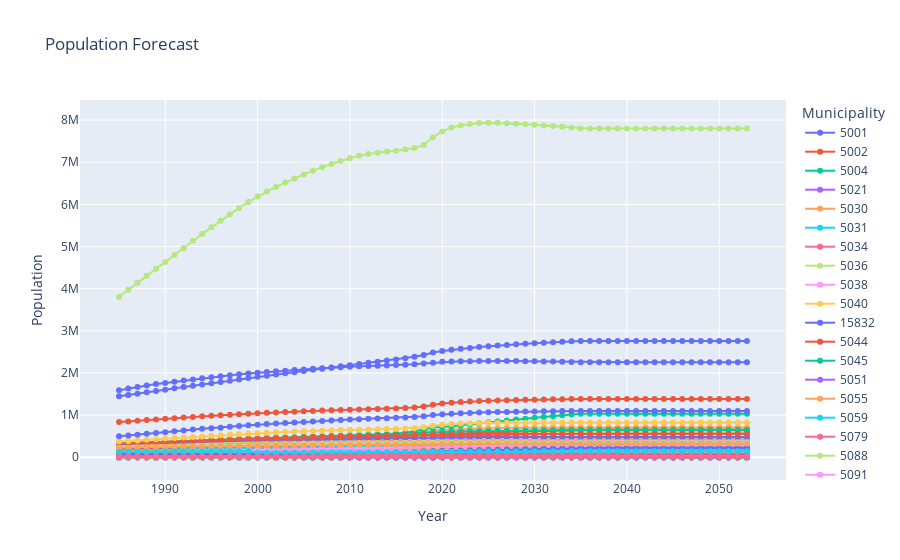

Notebook code for this chart:
### Markdown cell above
## 1. Demand Forecast

we are using the data from the population dataset that has the colombian census information since 1985 to 2035, the current year is 2024 and the last census was performed in 2018, the data was taken on december 2023 from the DANE web page.

First we need to check the current forecast, then use 4 ML algorithms and Deep Learning to create a new model. The Machine Learning algorithms are:
- Multiple Linear Regression.
- Regression Tree.
- Support Vector Machine.
- Random Forest Regression.

Then, we need the Mean Absolute Error (MAE) to compare the models. The best model will be used to forecast the demand for the next 30 years.

### Code cell
# ## 1. Demand Forecast

# 1. Demand Forecast
from pandas import RangeIndex


data = population.copy().iloc[:, 20:]
data = data.transpose()

# Standardize the data
scaler = StandardScaler()
data = pd.DataFrame(scaler.fit_transform(data), index=data.index, columns=data.columns)

# Split the data into train and test sets
train, test = train_test_split(data, test_size=0.2, random_state=0)

# List of models to evaluate
models = {
    "Multiple Linear Regression": LinearRegression(),
    "Regression Tree": DecisionTreeRegressor(
        max_depth=100, min_samples_split=2, min_samples_leaf=1
    ),
    "Support Vector Machine": SVR(C=1.0, kernel="rbf", gamma="scale"),
    # "Random Forest Regression 10, 5": RandomForestRegressor(
    #     n_estimators=10, max_depth=5, min_samples_split=2, min_samples_leaf=1
    # ),
    # "Random Forest Regression 100, 10": RandomForestRegressor(
    #     n_estimators=100, max_depth=10, min_samples_split=2, min_samples_leaf=1
    # ),
}

best_model = None
best_score = float("-inf")
results = {}

# Iterate over models
for model_name, model in models.items():
    start_time = time.time()
    mean_absolute_errors = []
    mean_squared_errors = []
    r2_scores = []

    # For each column in the data
    for column in data.columns:
        model.fit(train.index.values.reshape(-1, 1), train[column])
        predictions = model.predict(test.index.values.reshape(-1, 1))
        mean_absolute_errors.append(mean_absolute_error(test[column], predictions))
        mean_squared_errors.append(mean_squared_error(test[column], predictions))
        r2_scores.append(r2_score(test[column], predictions))

    avg_r2_score = np.mean(r2_scores)
    results[model_name] = {
        "time": time.time() - start_time,
        "mean_absolute_error": np.mean(mean_absolute_errors),
        "mean_squared_error": np.mean(mean_squared_errors),
        "r2_score": avg_r2_score,
    }

    if avg_r2_score > best_score:
        best_score = avg_r2_score
        best_model = model

# Print results
for model_name, metrics in results.items():
    print(f"{model_name}: {metrics['time']:.2f} s")
    print(f"    Mean Absolute Error: {metrics['mean_absolute_error']}")
    print(f"    Mean Squared Error: {metrics['mean_squared_error']}")
    print(f"    R2 Score: {metrics['r2_score']}")

print(f"\nBest model: {best_model}")

# Create the forecast per municipality since 1985 to 2024+30 years
# Create a list to store all columns
columns = []
forecast = pd.DataFrame(index=np.arange(1985, 2024 + 30))
# Iterate over each column in data
for column in data.columns:
    best_model.fit(data.index.values.reshape(-1, 1), data[column])
    column_data = pd.DataFrame(
        best_model.predict(np.arange(1985, 2024 + 30).reshape(-1, 1)), columns=[column]
    )
    columns.append(column_data)

# Concatenate all columns at once
forecast = pd.concat(columns, axis=1)


# Inverse the standardization
data = pd.DataFrame(
    scaler.inverse_transform(data), index=data.index, columns=data.columns
)
forecast = pd.DataFrame(
    scaler.inverse_transform(forecast), index=forecast.index, columns=forecast.columns
)
forecast.index = RangeIndex(start=1985, stop=2024 + 30, step=1)

# Plot the forecast
fig = go.Figure()
for column in forecast.columns:
    fig.add_trace(
        go.Scatter(
            x=forecast.index,
            y=forecast[column],
            mode="lines+markers",
            name=column,
        )
    )

fig.update_layout(
    title="Population Forecast",
    xaxis_title="Year",
    yaxis_title="Population",
    legend_title="Municipality",
)
fig.show()

# Select the year 2024+30 and add the population to the population dataframe
population["forecast"] = forecast.loc[2024 + 10]
